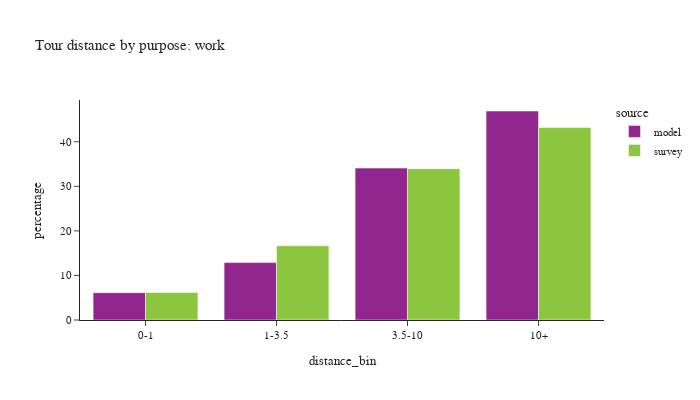

The code cell stored with this chart in its notebook:
### Code cell
plot_bins(tour, tour['pdpurp'] == 1, 'work')

### Figure 1 — Plotly figure (JSON) as saved in the notebook; plotly's stock layout.template omitted (floating-point values rounded to 4 significant figures)
{"data": [{"alignmentgroup": "True", "customdata": [[95765], [201532], [533502], [733961]], "hovertemplate": "source=model<br>distance_bin=%{x}<br>percentage=%{y}<br>sample count=%{customdata[0]}<extra></extra>", "legendgroup": "model", "marker": {"color": "#91268F", "pattern": {"shape": ""}}, "name": "model", "offsetgroup": "model", "orientation": "v", "showlegend": true, "textposition": "auto", "type": "bar", "x": ["0-1", "1-3.5", "3.5-10", "10+"], "xaxis": "x", "y": [6.12, 12.88, 34.09, 46.91], "yaxis": "y"}, {"alignmentgroup": "True", "customdata": [[305], [570], [861], [840]], "hovertemplate": "source=survey<br>distance_bin=%{x}<br>percentage=%{y}<br>sample count=%{customdata[0]}<extra></extra>", "legendgroup": "survey", "marker": {"color": "#8CC63E", "pattern": {"shape": ""}}, "name": "survey", "offsetgroup": "survey", "orientation": "v", "showlegend": true, "textposition": "auto", "type": "bar", "x": ["0-1", "1-3.5", "3.5-10", "10+"], "xaxis": "x", "y": [6.195, 16.66, 33.96, 43.19], "yaxis": "y"}], "layout": {"barmode": "group", "font": {"size": 11}, "height": 400, "legend": {"title": {"text": "source"}, "tracegroupgap": 0}, "title": {"text": "Tour distance by purpose: work"}, "width": 700, "xaxis": {"anchor": "y", "domain": [0.0, 1.0], "title": {"text": "distance_bin"}}, "yaxis": {"anchor": "x", "domain": [0.0, 1.0], "title": {"text": "percentage"}}}}
